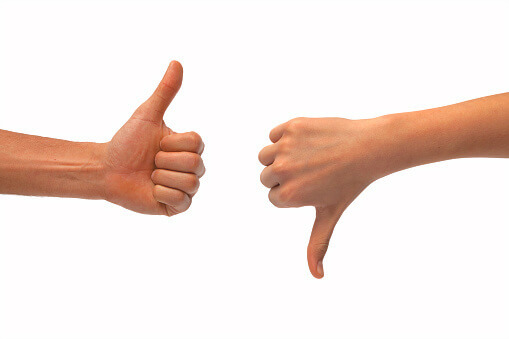
#> input picture images/hands.jpg, 509 x 339 px
$ python DetectContours.py   (older library calls are emulated)
#> lines starting #> are read from the running program, lines starting #| are printed output that depends on the picture; after the words box and inside, x2 and y2 are one past the last pixel; in counts of white or black regions, pixels touching at a corner belong together
# https://www.thepythoncode.com/article/contour-detection-opencv-python

import cv2
import matplotlib.pyplot as plt

# read the image
image = cv2.imread("images/hands.jpg")
#> image is the input picture: shape (339, 509, 3); mean B, G, R 221.7, 227.3, 242.6

# convert to RGB
image = cv2.cvtColor(image, cv2.COLOR_BGR2RGB)
# convert to grayscale
gray = cv2.cvtColor(image, cv2.COLOR_RGB2GRAY)
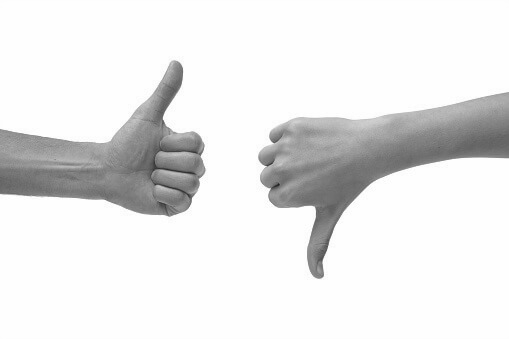
#> gray: shape (339, 509); min 33, max 255, mean 231.4

# create a binary thresholded image
_, binary = cv2.threshold(gray, 225, 255, cv2.THRESH_BINARY_INV)
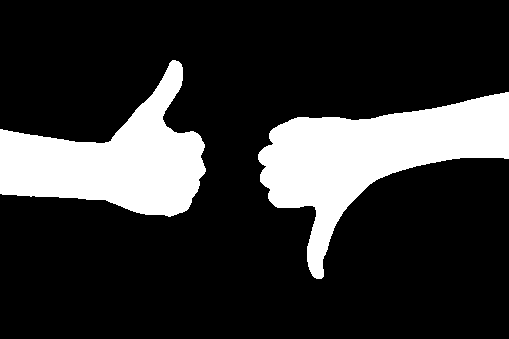
#> binary: shape (339, 509); 19.8% white; 2 white regions
# show it
plt.imshow(binary, cmap="gray")
plt.show()

# find the contours from the thresholded image
image, contours, hierarchy = cv2.findContours(binary, cv2.RETR_TREE, cv2.CHAIN_APPROX_SIMPLE)
#> contours = 2 contours; box (x1, y1, x2, y2) and area: (258, 92, 509, 279) 18147, (0, 60, 206, 217) 15372
# draw all contours
image = cv2.drawContours(image, contours, -1, (0, 255, 0), 2)
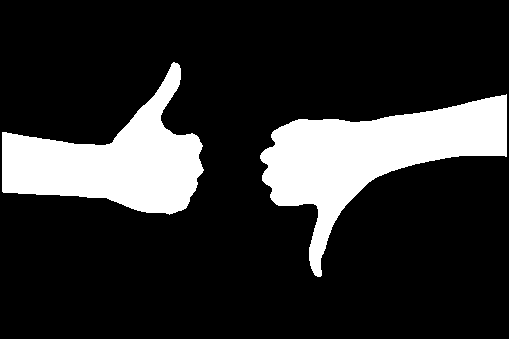
#> image: shape (339, 509); 18% white; 2 white regions, box (x1, y1, x2, y2) and area: (260, 94, 507, 277) 16857, (2, 62, 204, 215) 14264

# show the image with the drawn contours
plt.imshow(image)
plt.show()
